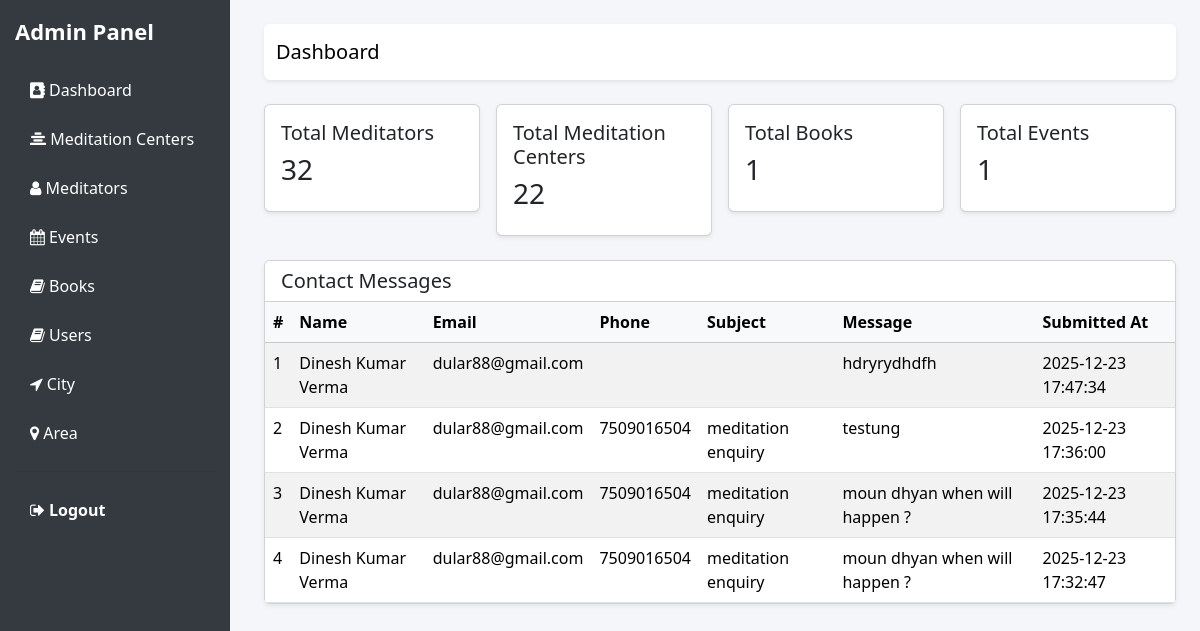
/admin/index.php (signed in), run on the app's committed database.
### tables this page shows
CREATE TABLE `contacts` (
  `id` int(11) NOT NULL,
  `name` varchar(100) NOT NULL,
  `email` varchar(100) NOT NULL,
  `phone` varchar(20) DEFAULT NULL,
  `subject` varchar(200) DEFAULT NULL,
  `message` text NOT NULL,
  `created_at` datetime DEFAULT current_timestamp()
);

### admin/index.php (the view, shortened to what this page needs)
<?php
include "../dbcon.php";
$query = "SELECT * FROM contacts ORDER BY id DESC";
$result = mysqli_query($conn, $query);
?>
<!DOCTYPE html>
<html lang="en">
<head>
<link href="../assets/dist/css/bootstrap.min.css" rel="stylesheet">
<link href="../assets/dist/css/admin.css" rel="stylesheet">
<link rel="stylesheet" href="../assets/fa/css/font-awesome.min.css">
</head>
<body>
<?php include_once "sidebar.php"; ?>
<div class="content p-4">
    <nav class="navbar navbar-expand-lg navbar-light bg-white shadow-sm rounded mb-4">
        <div class="container-fluid">
            <a class="navbar-brand" href="#">Dashboard</a>
        </div>
    </nav>
<?php
$totalMeditators = mysqli_fetch_assoc(mysqli_query($conn, "SELECT COUNT(*) as total FROM meditators"))['total'];
$totalCenters = mysqli_fetch_assoc(mysqli_query($conn, "SELECT COUNT(*) as total FROM meditation_centers"))['total'];
$totalBooks = mysqli_fetch_assoc(mysqli_query($conn, "SELECT COUNT(*) as total FROM books"))['total'];
$totalEvents = mysqli_fetch_assoc(mysqli_query($conn, "SELECT COUNT(*) as total FROM events"))['total'];
?>
<div class="row g-3 mb-4">
    <div class="col-md-3">
        <div class="card p-3 shadow-sm">
            <h5>Total Meditators</h5>
            <h3><?= $totalMeditators ?></h3>
        </div>
    </div>
    <div class="col-md-3">
        <div class="card p-3 shadow-sm">
            <h5>Total Meditation Centers</h5>
            <h3><?= $totalCenters ?></h3>
        </div>
    </div>
    <div class="col-md-3">
        <div class="card p-3 shadow-sm">
            <h5>Total Books</h5>
            <h3><?= $totalBooks ?></h3>
        </div>
    </div>
    <div class="col-md-3">
        <div class="card p-3 shadow-sm">
            <h5>Total Events</h5>
            <h3><?= $totalEvents ?></h3>
        </div>
    </div>
</div>
    <div class="card shadow-sm">
        <div class="card-header bg-white">
            <h5 class="mb-0">Contact Messages</h5>
        </div>
        <div class="card-body p-0">
            <table class="table table-striped table-hover mb-0">
                <thead class="table-light">
                    <tr>
                        <th>#</th>
                        <th>Name</th>
                        <th>Email</th>
                        <th>Phone</th>
                        <th>Subject</th>
                        <th>Message</th>
                        <th>Submitted At</th>
                </thead>
                <tbody>
                <?php
                if ($result && mysqli_num_rows($result) > 0) {
                    $i = 1;
                    while ($row = mysqli_fetch_assoc($result)) { ?>
                        <tr>
                            <td><?= $i++; ?></td>
                            <td><?= htmlspecialchars($row['name']); ?></td>
                            <td><?= htmlspecialchars($row['email']); ?></td>
                            <td><?= htmlspecialchars($row['phone']); ?></td>
                            <td><?= htmlspecialchars($row['subject']); ?></td>
                            <td><?= strlen($row['message']) > 40
                                    ? htmlspecialchars(substr($row['message'],0,40)) . "..."
                                    : htmlspecialchars($row['message']); ?></td>
                            <td><?= htmlspecialchars($row['created_at']); ?></td>
                        </tr>
                    <?php }
                } else { ?>
                    <tr>
                        <td colspan="8" class="text-center text-muted">No contacts found</td>
                    </tr>
                <?php } ?>
                </tbody>
            </table>
        </div>
    </div>
</div>
</body>
</html>

### data on the page
contacts: name "Dinesh Kumar Verma", email "dular88@gmail.com", message "hdryrydhdfh", created_at "2025-12-23 17:47:34"
contacts: name "Dinesh Kumar Verma", email "dular88@gmail.com", phone "7509016504", subject "meditation enquiry", message "testung", created_at "2025-12-23 17:36:00"
contacts: name "Dinesh Kumar Verma", email "dular88@gmail.com", phone "7509016504", subject "meditation enquiry", message "moun dhyan when will happen ?", created_at "2025-12-23 17:35:44"
contacts: name "Dinesh Kumar Verma", email "dular88@gmail.com", phone "7509016504", subject "meditation enquiry", message "moun dhyan when will happen ?", created_at "2025-12-23 17:32:47"

### other printed values
$_SESSION['role'] "Admin"
$totalMeditators "32"
$totalCenters "22"
$totalBooks "1"
$totalEvents "1"
